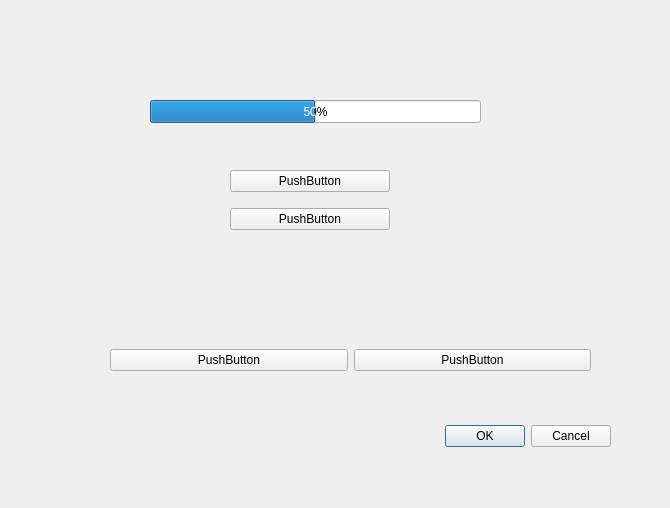
<?xml version="1.0" encoding="UTF-8"?>
<ui version="4.0">
 <class>Dialog</class>
 <widget class="QDialog" name="Dialog">
  <property name="geometry">
   <rect>
    <x>0</x>
    <y>0</y>
    <width>670</width>
    <height>508</height>
   </rect>
  </property>
  <property name="windowTitle">
   <string>Dialog</string>
  </property>
  <widget class="QDialogButtonBox" name="buttonBox">
   <property name="geometry">
    <rect>
     <x>270</x>
     <y>420</y>
     <width>341</width>
     <height>32</height>
    </rect>
   </property>
   <property name="orientation">
    <enum>Qt::Horizontal</enum>
   </property>
   <property name="standardButtons">
    <set>QDialogButtonBox::Cancel|QDialogButtonBox::Ok</set>
   </property>
  </widget>
  <widget class="QProgressBar" name="progressBar">
   <property name="geometry">
    <rect>
     <x>150</x>
     <y>100</y>
     <width>331</width>
     <height>23</height>
    </rect>
   </property>
   <property name="value">
    <number>50</number>
   </property>
  </widget>
  <widget class="QWidget" name="verticalLayoutWidget">
   <property name="geometry">
    <rect>
     <x>230</x>
     <y>160</y>
     <width>160</width>
     <height>80</height>
    </rect>
   </property>
   <layout class="QVBoxLayout" name="verticalLayout">
    <item>
     <widget class="QPushButton" name="pushButton_3">
      <property name="text">
       <string>PushButton</string>
      </property>
     </widget>
    </item>
    <item>
     <widget class="QPushButton" name="pushButton_4">
      <property name="text">
       <string>PushButton</string>
      </property>
     </widget>
    </item>
   </layout>
  </widget>
  <widget class="QWidget" name="horizontalLayoutWidget">
   <property name="geometry">
    <rect>
     <x>110</x>
     <y>320</y>
     <width>481</width>
     <height>80</height>
    </rect>
   </property>
   <layout class="QHBoxLayout" name="horizontalLayout">
    <item>
     <widget class="QPushButton" name="pushButton_2">
      <property name="text">
       <string>PushButton</string>
      </property>
     </widget>
    </item>
    <item>
     <widget class="QPushButton" name="pushButton">
      <property name="text">
       <string>PushButton</string>
      </property>
     </widget>
    </item>
   </layout>
  </widget>
 </widget>
 <resources/>
 <connections>
  <connection>
   <sender>buttonBox</sender>
   <signal>accepted()</signal>
   <receiver>Dialog</receiver>
   <slot>accept()</slot>
   <hints>
    <hint type="sourcelabel">
     <x>248</x>
     <y>254</y>
    </hint>
    <hint type="destinationlabel">
     <x>157</x>
     <y>274</y>
    </hint>
   </hints>
  </connection>
  <connection>
   <sender>buttonBox</sender>
   <signal>rejected()</signal>
   <receiver>Dialog</receiver>
   <slot>reject()</slot>
   <hints>
    <hint type="sourcelabel">
     <x>316</x>
     <y>260</y>
    </hint>
    <hint type="destinationlabel">
     <x>286</x>
     <y>274</y>
    </hint>
   </hints>
  </connection>
 </connections>
</ui>
